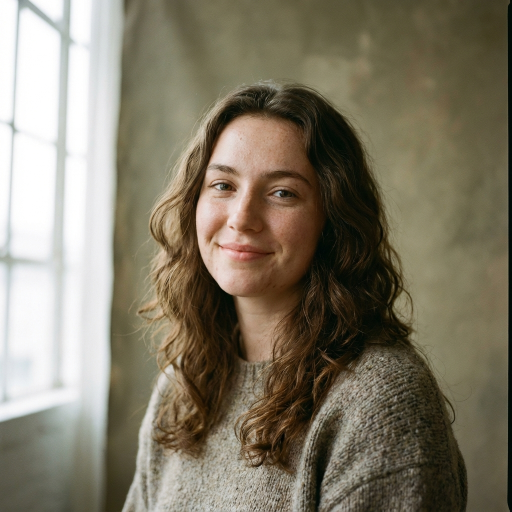
#> input picture input.png, 1024 x 1024 px (shown at 1/2 size)
$ python -i sharpness.py   (imports and definitions only)
#> lines starting #> are read from the running program, lines starting #| are printed output that depends on the picture
#> further down, picture is the input picture: shape (1024, 1024, 3); mean B, G, R 102.6, 120.8, 128.3
"""
Sharpness and Contrast Enhancement Module
Improves overall image quality through sharpening and contrast adjustment.
"""

import cv2
import numpy as np


def unsharp_mask(image, amount=1.5, radius=2.0, threshold=0):
    """
    Apply unsharp masking for sharpness enhancement.

    Args:
        image: Input image
        amount: Sharpening strength (0.5-3.0)
        radius: Blur radius for mask creation
        threshold: Minimum brightness change to sharpen

    Returns:
        Sharpened image
    """
#> called with amount = 1.5, radius = 2, threshold = 0
    # Create blurred version
    blurred = cv2.GaussianBlur(image, (0, 0), radius)

    # Calculate sharpening mask
    sharpened = cv2.addWeighted(image, 1.0 + amount, blurred, -amount, 0)

    # Apply threshold if specified
    if threshold > 0:
        low_contrast_mask = np.absolute(image - blurred) < threshold
        sharpened = np.where(low_contrast_mask, image, sharpened)

    return sharpened


def enhance_contrast(image, clip_limit=2.0, tile_size=8):
    """
    Enhance contrast using CLAHE (Contrast Limited Adaptive Histogram Equalization).

    Args:
        image: Input image
        clip_limit: Contrast limiting threshold
        tile_size: Grid size for local enhancement

    Returns:
        Contrast-enhanced image
    """
#> called with clip_limit = 2, tile_size = 8
    # Convert to LAB color space
    lab = cv2.cvtColor(image, cv2.COLOR_BGR2LAB)
#> lab: shape (1024, 1024, 3); mean of channels 0, 1, 2 126.8, 128.2, 139.2
    l, a, b = cv2.split(lab)
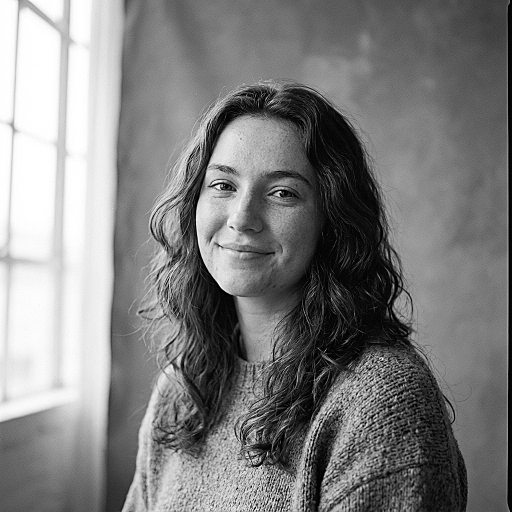
#> l: shape (1024, 1024) (shown at 1/2 size); min 0, max 255, mean 126.8
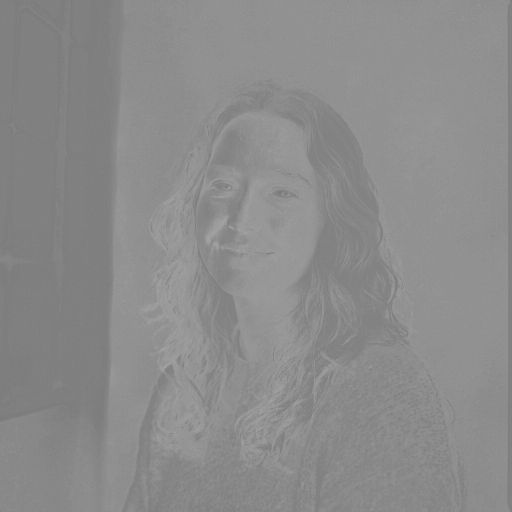
#> b: shape (1024, 1024) (shown at 1/2 size); min 115, max 166, mean 139.2

    # Apply CLAHE to L channel
    clahe = cv2.createCLAHE(clipLimit=clip_limit, tileGridSize=(tile_size, tile_size))
    l_enhanced = clahe.apply(l)

    # Merge back
    enhanced_lab = cv2.merge([l_enhanced, a, b])
#> enhanced_lab: shape (1024, 1024, 3); mean of channels 0, 1, 2 133.7, 128.2, 139.2
    result = cv2.cvtColor(enhanced_lab, cv2.COLOR_LAB2BGR)
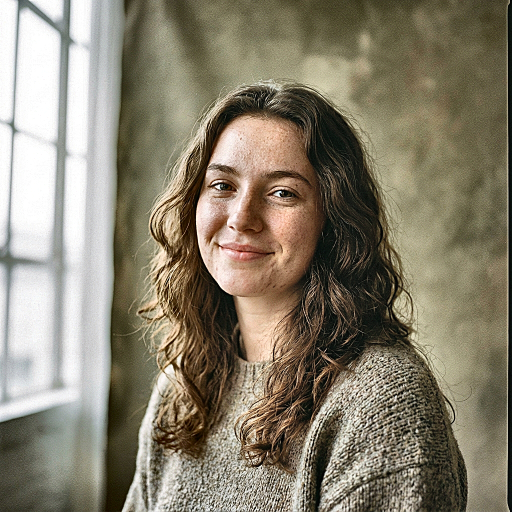
#> result: shape (1024, 1024, 3) (shown at 1/2 size); mean B, G, R 109.7, 127.6, 135.5

    return result


def adjust_brightness_contrast(image, brightness=0, contrast=0):
    """
    Adjust brightness and contrast.

    Args:
        image: Input image
        brightness: Brightness adjustment (-100 to 100)
        contrast: Contrast adjustment (-100 to 100)

    Returns:
        Adjusted image
    """
#> called with brightness = 5, contrast = 0
    # Convert to float for calculations
    img_float = image.astype(np.float32)

    # Apply contrast adjustment
    contrast_factor = (259 * (contrast + 255)) / (255 * (259 - contrast))
    img_float = contrast_factor * (img_float - 128) + 128

    # Apply brightness adjustment
    img_float = img_float + brightness

    # Clip values
    result = np.clip(img_float, 0, 255).astype(np.uint8)

    return result


def enhance_saturation(image, saturation_boost=1.2):
    """
    Enhance color saturation.

    Args:
        image: Input image
        saturation_boost: Saturation multiplier (1.0 = no change)

    Returns:
        Saturation-enhanced image
    """
#> called with saturation_boost = 1.15
    # Convert to HSV
    hsv = cv2.cvtColor(image, cv2.COLOR_BGR2HSV).astype(np.float32)
    h, s, v = cv2.split(hsv)
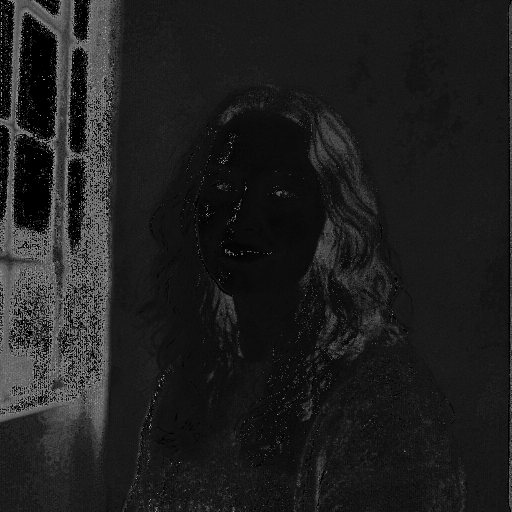
#> h: shape (1024, 1024) float32 (shown at 1/2 size); min 0, max 179, mean 31.3
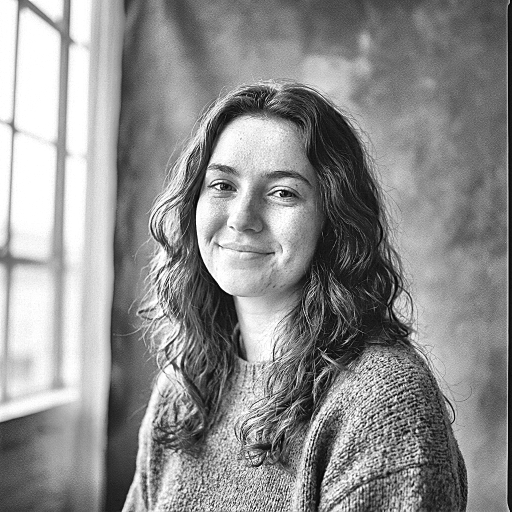
#> v: shape (1024, 1024) float32 (shown at 1/2 size); min 5, max 255, mean 141.2

    # Enhance saturation
    s = s * saturation_boost
    s = np.clip(s, 0, 255)
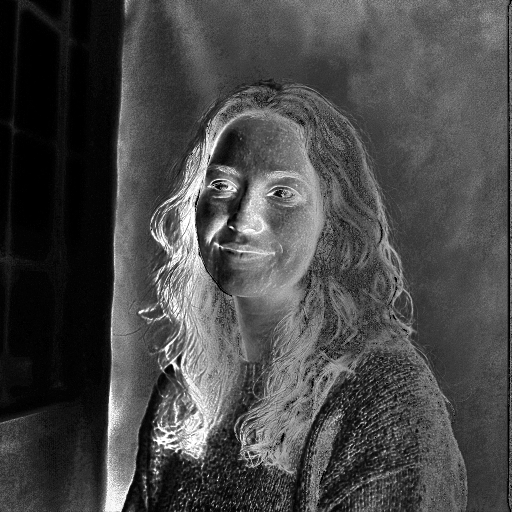
#> s: shape (1024, 1024) float32 (shown at 1/2 size); min 0, max 255, mean 72.7

    # Merge back
    enhanced_hsv = cv2.merge([h, s, v]).astype(np.uint8)
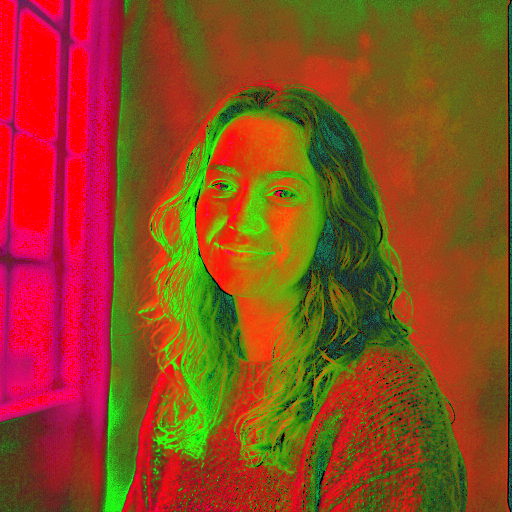
#> enhanced_hsv: shape (1024, 1024, 3) (shown at 1/2 size); mean B, G, R 31.3, 72.2, 141.2
    result = cv2.cvtColor(enhanced_hsv, cv2.COLOR_HSV2BGR)

    return result


def apply_tone_curve(image, shadows=0, midtones=0, highlights=0):
    """
    Apply tone curve adjustments for professional color grading.

    Args:
        image: Input image
        shadows: Shadow adjustment (-50 to 50)
        midtones: Midtone adjustment (-50 to 50)
        highlights: Highlight adjustment (-50 to 50)

    Returns:
        Tone-adjusted image
    """
#> called with shadows = 5, midtones = 0, highlights = 5
    # Create lookup table for tone curve
    lut = np.arange(256, dtype=np.float32)

    # Apply shadow adjustment (affects dark tones)
    shadow_curve = np.power(lut / 255.0, 1.0 - shadows/100.0) * 255

    # Apply midtone adjustment
    midtone_curve = lut + midtones * (1.0 - np.abs(lut - 128) / 128)

    # Apply highlight adjustment (affects bright tones)
    highlight_curve = 255 - np.power((255 - lut) / 255.0, 1.0 - highlights/100.0) * 255

    # Combine curves
    final_lut = (shadow_curve * 0.33 + midtone_curve * 0.34 + highlight_curve * 0.33)
    final_lut = np.clip(final_lut, 0, 255).astype(np.uint8)

    # Apply lookup table to each channel
    result = cv2.LUT(image, final_lut)

    return result


def enhance_image_quality(image, sharpen_amount=1.5, contrast_boost=2.0,
                         saturation_boost=1.15, brightness=5):
    """
    Complete image quality enhancement pipeline.

    Args:
        image: Input image
        sharpen_amount: Sharpening strength
        contrast_boost: CLAHE clip limit
        saturation_boost: Saturation multiplier
        brightness: Brightness adjustment

    Returns:
        Enhanced image
    """
    # Apply sharpening
    result = unsharp_mask(image, amount=sharpen_amount)

    # Enhance contrast
    result = enhance_contrast(result, clip_limit=contrast_boost)

    # Adjust brightness slightly
    if brightness != 0:
        result = adjust_brightness_contrast(result, brightness=brightness, contrast=0)

    # Enhance saturation
    result = enhance_saturation(result, saturation_boost=saturation_boost)

    # Apply subtle tone curve for professional look
    result = apply_tone_curve(result, shadows=5, midtones=0, highlights=5)

    return result


def test():
    """Test function for module validation."""
    # Create a test image
    test_image = np.random.randint(0, 255, (480, 640, 3), dtype=np.uint8)

    # Test sharpening
    sharpened = unsharp_mask(test_image)
    print(f"Sharpening complete. Output shape: {sharpened.shape}")

    # Test contrast enhancement
    contrasted = enhance_contrast(test_image)
    print(f"Contrast enhancement complete. Output shape: {contrasted.shape}")

    # Test full enhancement
    enhanced = enhance_image_quality(test_image)
    print(f"Full enhancement complete. Output shape: {enhanced.shape}")

    return True

>>> import cv2
>>> picture = cv2.imread('../input.png')
>>> result = enhance_image_quality(picture)
